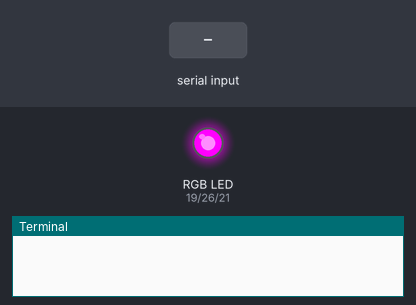
A program run on a simulated Raspberry Pi (BCM pin numbers). Parts: an RGB LED mixed from three pins (HIGH = lit), the last lines printed to the terminal. The test bench sets the inputs (shaded band).

Above: at 1.2 s.
1.3 s: "200" typed at the terminal, then Enter
At 2.6 s:
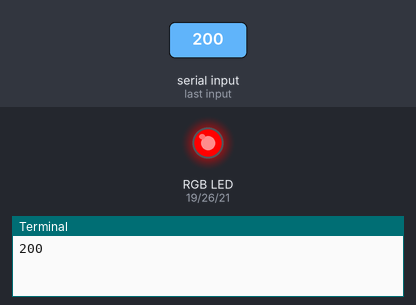
Timing chart, 0 to 4.3 s (numbered marks = the images above; inputs shaded):
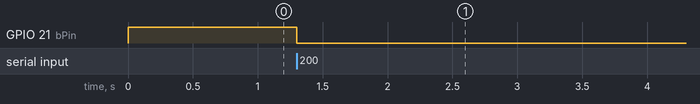

Measured:
- after the input at 1.3 s, GPIO 21 (bPin): HIGH → LOW at once

The program:

LEDTest.py
```python
import RPi.GPIO as GPIO
GPIO.setwarnings(False)

rPin, gPin, bPin = 19, 26, 21

GPIO.setmode(GPIO.BCM)
GPIO.setup(rPin, GPIO.OUT)
GPIO.setup(gPin, GPIO.OUT)
GPIO.setup(bPin, GPIO.OUT)

GPIO.output(rPin, True)
GPIO.output(gPin, False)
GPIO.output(bPin, True)

while True:
  rgb = input()
  GPIO.output(rPin, int(rgb[0]))
  GPIO.output(gPin, int(rgb[1]))
  GPIO.output(bPin, int(rgb[2]))
```
